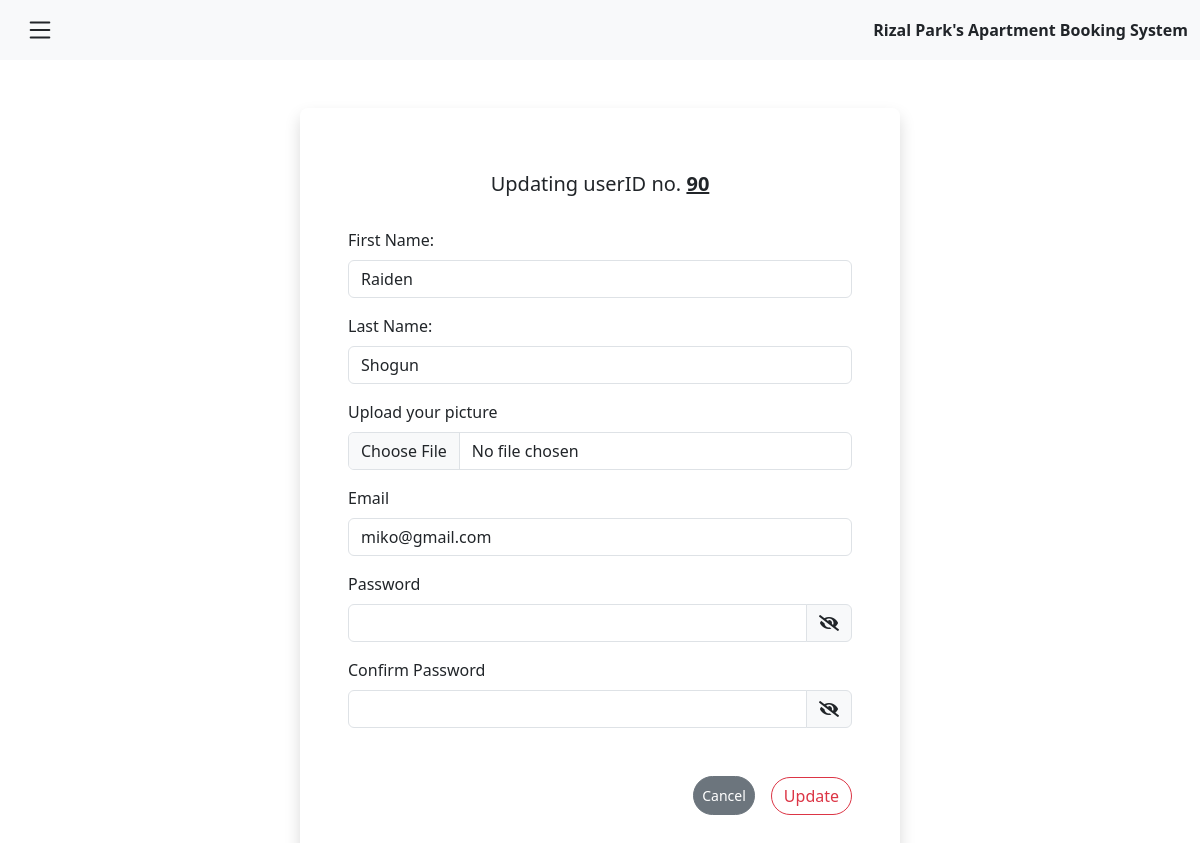
Page /update.php?userId=90 on the committed database.
### tables this page shows
CREATE TABLE `userinfo` (
  `id` int(11) NOT NULL,
  `fName` varchar(255) NOT NULL,
  `lName` varchar(255) NOT NULL,
  `pfPicture` varchar(255) NOT NULL,
  `email` varchar(255) NOT NULL,
  `password` varchar(255) NOT NULL,
  `cPassword` varchar(255) NOT NULL,
  `timestamp` timestamp NOT NULL DEFAULT current_timestamp() ON UPDATE current_timestamp(),
  `rentedtime` timestamp NULL DEFAULT NULL
);

### components/retrieve.php (called while the page is built, shortened)
<?php
require 'connect.php';
if (isset($_GET['userId'])) {
    $userId = $_GET['userId'];
    $sql_userInfo = "SELECT * FROM userInfo WHERE id = '$userId'";
    $result_userInfo = $conn->query($sql_userInfo);
    if ($result_userInfo->num_rows > 0) {
        $row = $result_userInfo->fetch_assoc();
        $fName = $row['fName'];
        $lName = $row['lName'];
        $email = $row['email'];
    }
}
?>

### update.php (the view, shortened to what this page needs)
<?php
require 'components/retrieve.php';
$fNameError = $lNameError = $emailError = $passwordError = $cPasswordError = $pfPictureError = '';
?>
<?php
require 'components/navbar.php';
?>
</head>
<div class="container-lg my-3 my-md-5 col-10 col-md-6 shadow p-3 p-md-5 rounded-3 rounded-md-5">
    <form method="post" enctype="multipart/form-data">
        <h5 class="card-title text-center p-3  mb-3">Updating userID no.
            <strong class="fw-bold text-decoration-underline">
                <?php echo $userId ?>
            </strong>
        </h5>
        <div class="form-group mb-3">
            <label class="form-label">First Name:</label>
            <input type="text" class="form-control <?php if (!empty($fNameError))
                echo 'is-invalid'; ?>" placeholder="Enter your first name" name="fName" autocomplete="off"
                value="<?php echo htmlspecialchars($fName); ?>">
        </div>
        <div class="form-group mb-3">
            <label class="form-label">Last Name:</label>
            <input type="text" class="form-control <?php if (!empty($lNameError))
                echo 'is-invalid'; ?>" placeholder="Enter your last name" name="lName" autocomplete="off"
                value="<?php echo htmlspecialchars($lName); ?>">
        </div>
        <div class="form-group mb-3">
            <label for="formFile" class="form-label">Upload your picture</label>
            <input class="form-control <?php if (!empty($pfPictureError))
                echo 'is-invalid'; ?>" type="file" id="pfPicture" name="pfPicture">
        </div>
        <div class="form-group mb-3">
            <label class="form-label">Email</label>
            <input type="email" class="form-control <?php if (!empty($emailError))
                echo 'is-invalid'; ?>" placeholder="Enter your email" name="email" autocomplete="off"
                value="<?php echo htmlspecialchars($email); ?>">
        </div>
        <div class="mb-3">
            <label for="inputPassword" class="form-label">Password</label>
            <div class="input-group">
                <input type="password" id="inputPassword" class="form-control <?php if (!empty($passwordError))
                    echo 'is-invalid'; ?>" aria-labelledby="passwordHelpBlock" name="password">
                <span class="input-group-text rounded-end toggle-icon" id="togglePassword"
                    onclick="togglePasswordVisibility()">
                    <i id="toggleIcon" class="fas fa-eye-slash"></i>
                </span>
            </div>
        </div>
        <div class="mb-3">
            <label for="confirmPassword" class="form-label">Confirm Password</label>
            <div class="input-group">
                <input type="password" id="confirmPassword" class="form-control <?php if (!empty($cPasswordError))
                    echo 'is-invalid'; ?>" aria-labelledby="confirmpasswordHelpBlock" name="cPassword">
                <span class="input-group-text rounded-end toggle-icon" id="togglePassword" onclick="toggleCPass()">
                    <i id="toggleIconCPass" class="fas fa-eye-slash"></i>
                </span>
            </div>
        </div>
        <div class="d-flex justify-content-end align-items-center mt-5">
            <button type="button" class="btn btn-secondary btn-sm me-3 p-2 rounded-pill">
                <a href="account.php?userId=<?php echo $userId; ?>" class="text-white text-decoration-none">Cancel</a>
            </button>
            <button type="submit" class="btn btn-outline-danger rounded-pill" name="submit">Update</button>
        </div>
    </form>
</div>

### rows in the picture
userinfo: fName "Raiden", lName "Shogun", email "miko@gmail.com"

### other values in the picture
$userId "90"
